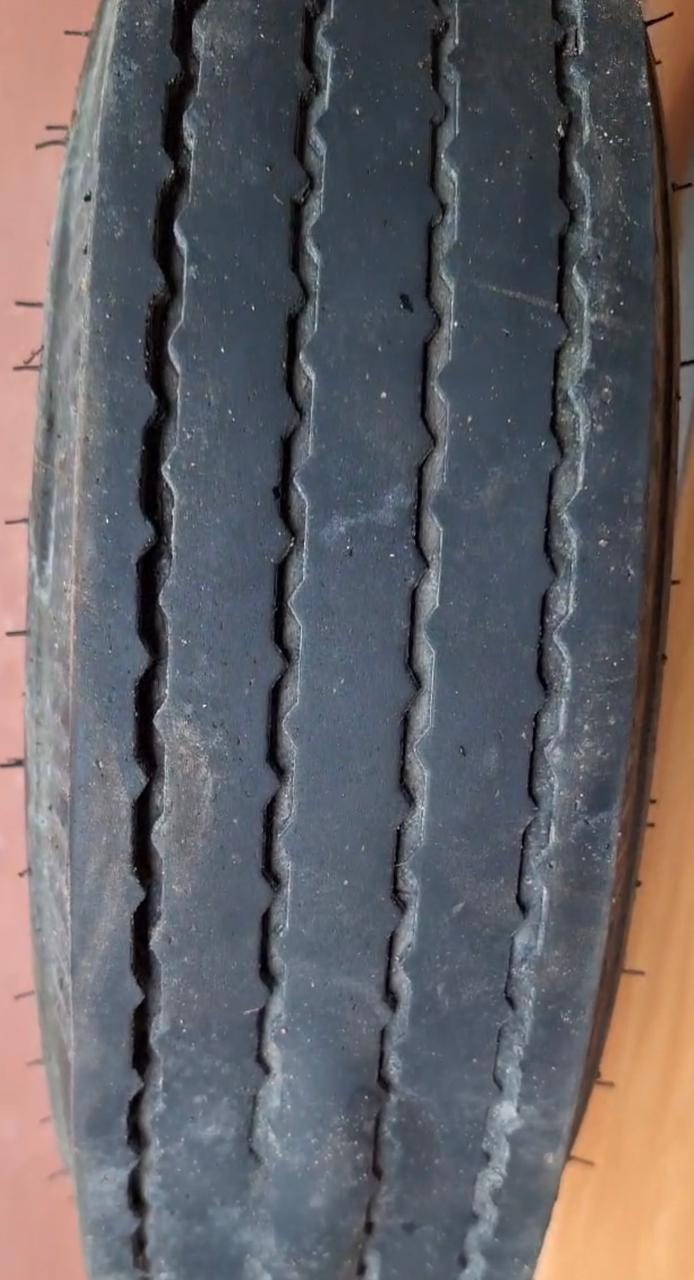
#> input picture Broken-test.jpg, 694 x 1280 px, found by its file name
$ jupyter execute --allow-errors RandomForest_Approach.ipynb
#> lines starting #> are read from the running program, lines starting #| are printed output that depends on the picture
[cell 1]
import cv2
import os
import numpy as np
from sklearn.model_selection import train_test_split
from sklearn.preprocessing import LabelEncoder
from sklearn.ensemble import RandomForestClassifier
from sklearn.metrics import accuracy_score
from skimage.feature import hog

[cell 2]
def load_images_from_folder(folder, label):
    for filename in os.listdir(folder):
        img = cv2.imread(os.path.join(folder, filename))
        if img is not None:
            img = cv2.resize(img, (150, 150))
            images.append(img)
            labels.append(label)

#> (the rest of this cell did not finish here and is left out)

#> (a cell that did not finish here is left out)

[cell 4]
le = LabelEncoder()
#> (the rest of this cell did not finish here and is left out)

[cell 5]
hog_features = []
#> (the rest of this cell did not finish here and is left out)

#> (a cell that did not finish here is left out)

[cell 7]
# Initialize the Random Forest model
rf_model = RandomForestClassifier(n_estimators=100, random_state=42)

# Train the Random Forest model
#> (the rest of this cell did not finish here and is left out)

#> (a cell that did not finish here is left out)

[cell 9]
def predict_new_image(img_path):
    img = cv2.imread(img_path)
#> img is the input picture: shape (1280, 694, 3); mean B, G, R 101.5, 97.4, 99.8
    img = cv2.resize(img, (150, 150))
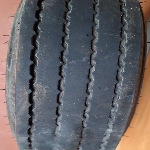
#> img: shape (150, 150, 3); mean B, G, R 101.4, 97.3, 99.7
    gray_image = cv2.cvtColor(img, cv2.COLOR_BGR2GRAY)
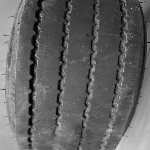
#> gray_image: shape (150, 150); min 0, max 217, mean 98.5
    features, _ = hog(gray_image, pixels_per_cell=(8, 8),
                      cells_per_block=(2, 2), visualize=True)
#> features = 10404 values, max 0.42 at index 9756, min 0 at index 8, mean 0.136
    features = features.reshape(1, -1)
    prediction = rf_model.predict(features)
    label = le.inverse_transform(prediction)
    return label[0]

# Example prediction
new_image_path = r'C:\Users\USER\Pictures\Nadun\Project\Broken-test.jpg'
#> (the rest of this cell did not finish here and is left out)
